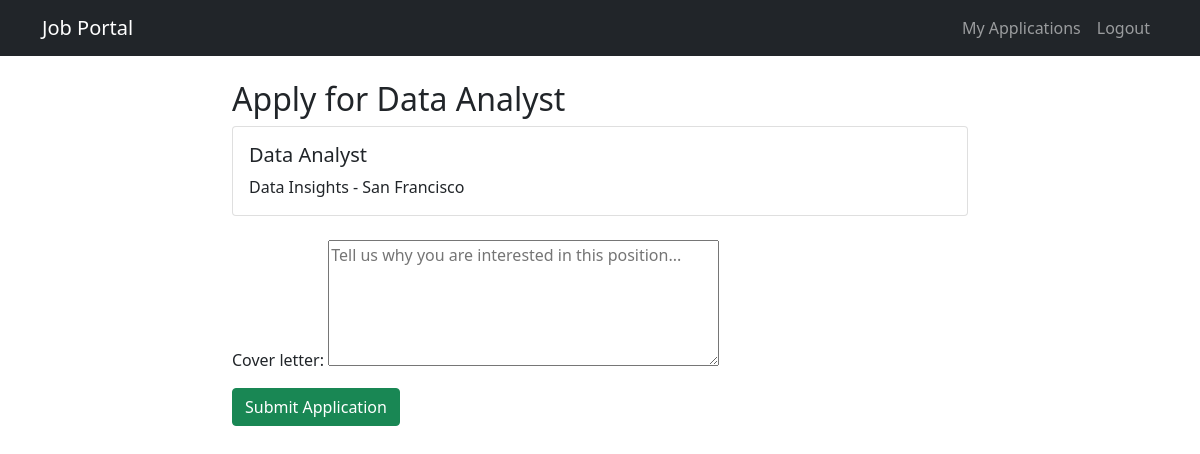
Page /applications/apply/2/ (signed in) on the committed database.
### jobs/models.py (models this page shows, shortened)
class Job(models.Model):
    EMPLOYMENT_TYPE_CHOICES = [
        ('FT', 'Full-time'),
        ('PT', 'Part-time'),
        ('CT', 'Contract'),
        ('IN', 'Internship'),
    ]
    title = models.CharField(max_length=200)
    description = models.TextField()
    company = models.CharField(max_length=100)
    location = models.CharField(max_length=100)
    employment_type = models.CharField(max_length=2, choices=EMPLOYMENT_TYPE_CHOICES)
    posted_by = models.ForeignKey(settings.AUTH_USER_MODEL, on_delete=models.CASCADE)
    posted_at = models.DateTimeField(auto_now_add=True)

### applications/views.py (the view)
# urls.py: path('apply/<int:job_id>/', views.apply_for_job, name='apply'),
@login_required
def apply_for_job(request, job_id):
    job = get_object_or_404(Job, pk=job_id)
    if Application.objects.filter(applicant=request.user, job=job).exists():
        messages.warning(request, 'You have already applied for this job.')
        return redirect('jobs:job_detail', pk=job_id)
    if request.method == 'POST':
        form = ApplicationForm(request.POST)
        if form.is_valid():
            application = form.save(commit=False)
            application.applicant = request.user
            application.job = job
            application.save()
            messages.success(request, 'Your application has been submitted.')
            return redirect('applications:my_applications')
    else:
        form = ApplicationForm()
    return render(request, 'applications/apply.html', {'form': form, 'job': job})

### applications/forms.py
class ApplicationForm(forms.ModelForm):
    class Meta:
        model = Application
        fields = ['cover_letter']
        widgets = {
            'cover_letter': forms.Textarea(attrs={'rows': 5, 'placeholder': 'Tell us why you are interested in this position...'}),
        }

### templates/applications/apply.html (shortened to what this page needs)
{% extends 'base.html' %}
{% block content %}
<div class="row justify-content-center">
    <div class="col-md-8">
        <h2>Apply for {{ job.title }}</h2>
        <div class="card mb-4">
            <div class="card-body">
                <h5 class="card-title">{{ job.title }}</h5>
                <p class="card-text">{{ job.company }} - {{ job.location }}</p>
            </div>
        </div>
        <form method="post">
            {{ form.as_p }}
            <button type="submit" class="btn btn-success">Submit Application</button>
        </form>
    </div>
</div>
{% endblock %}

### rows in the picture
Job: title "Data Analyst", company "Data Insights", location "San Francisco"
